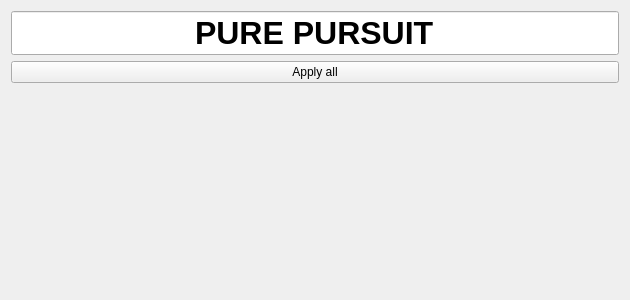
<?xml version="1.0" encoding="UTF-8"?>
<ui version="4.0">
 <class>purePursuitWidget</class>
 <widget class="QWidget" name="purePursuitWidget">
  <property name="geometry">
   <rect>
    <x>0</x>
    <y>0</y>
    <width>630</width>
    <height>300</height>
   </rect>
  </property>
  <property name="windowTitle">
   <string>Form</string>
  </property>
  <layout class="QGridLayout" name="gridLayout_2">
   <item row="0" column="0">
    <layout class="QVBoxLayout" name="sliderLayout">
     <item>
      <widget class="QLineEdit" name="lineEdit">
       <property name="font">
        <font>
         <pointsize>24</pointsize>
         <weight>75</weight>
         <bold>true</bold>
        </font>
       </property>
       <property name="text">
        <string>PURE PURSUIT</string>
       </property>
       <property name="alignment">
        <set>Qt::AlignCenter</set>
       </property>
      </widget>
     </item>
     <item>
      <widget class="QPushButton" name="applyAllPB">
       <property name="sizePolicy">
        <sizepolicy hsizetype="Preferred" vsizetype="Fixed">
         <horstretch>0</horstretch>
         <verstretch>0</verstretch>
        </sizepolicy>
       </property>
       <property name="text">
        <string>Apply all</string>
       </property>
      </widget>
     </item>
     <item>
      <spacer name="verticalSpacer">
       <property name="orientation">
        <enum>Qt::Vertical</enum>
       </property>
       <property name="sizeType">
        <enum>QSizePolicy::Expanding</enum>
       </property>
       <property name="sizeHint" stdset="0">
        <size>
         <width>20</width>
         <height>40</height>
        </size>
       </property>
      </spacer>
     </item>
    </layout>
   </item>
  </layout>
 </widget>
 <resources/>
 <connections/>
</ui>
